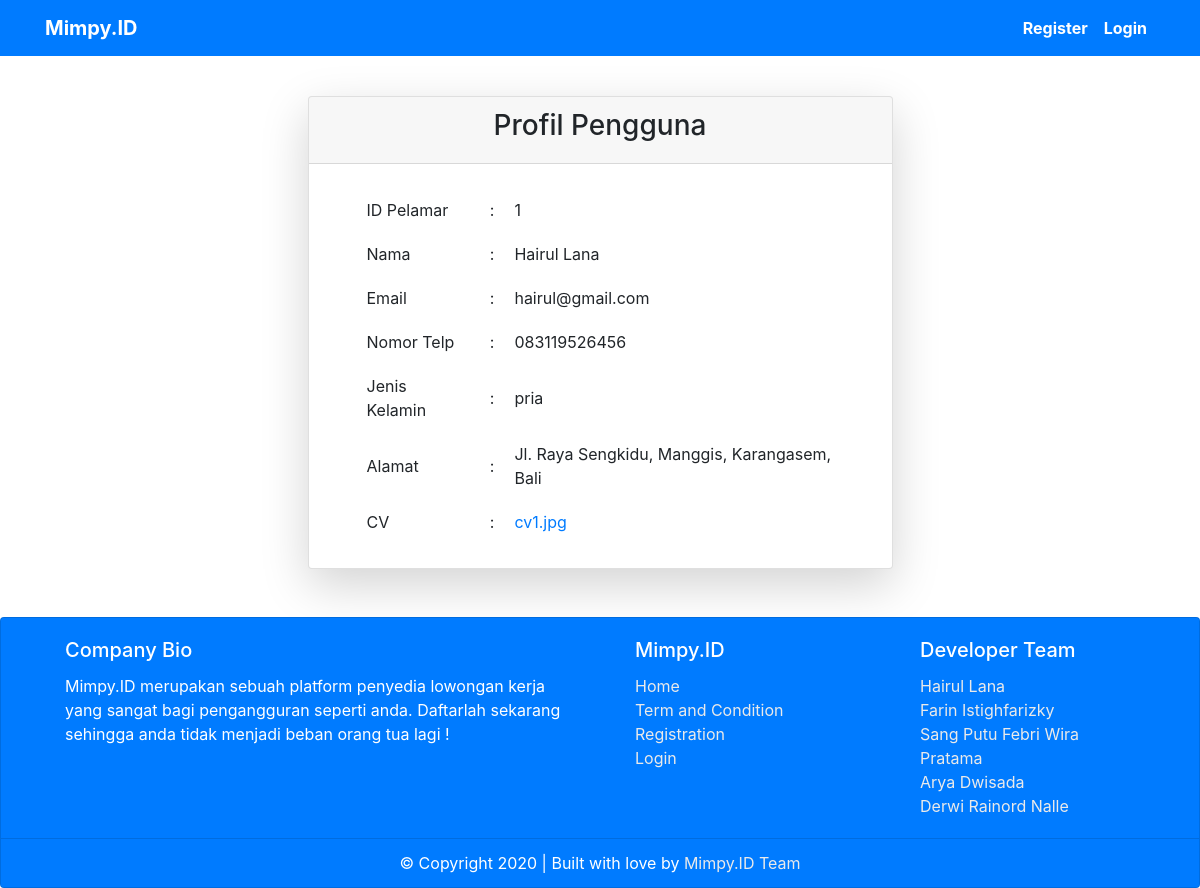
/pelamar.php?id=1, run on the app's committed database.
### tables this page shows
CREATE TABLE `pelamar` (
  `id` int(11) NOT NULL,
  `nama` varchar(50) NOT NULL,
  `email` varchar(50) NOT NULL,
  `telp` varchar(20) NOT NULL,
  `gender` varchar(10) NOT NULL,
  `alamat` varchar(100) NOT NULL,
  `cv` text NOT NULL,
  `password` varchar(255) NOT NULL
);

### pelamar.php (the view, shortened to what this page needs)
<?php
require "db.php";
$id = $_GET["id"];
$pelamar = mysqli_fetch_assoc(mysqli_query($db,"SELECT * from pelamar where id = $id"));
?>
<!DOCTYPE html>
<html lang="en">
<head>
    <?php require "headtags.php" ?>
</head>
<body>
    <?php require "navbar.php" ?>
    <div class="row">
        <div class="col-md-6 offset-md-3">
            <div class="card shadow-lg mt-5">
                <div class="card-header">
                    <h3 class="text-center">Profil Pengguna</h3>
                </div>
                <div class="card-body ml-4 p-4">
                    <table cellpadding=10px>
                        <tr>
                            <td>ID Pelamar</td>
                            <td>:</td>
                            <td><?= $pelamar["id"] ?></td>
                        </tr>
                        <tr>
                            <td>Nama</td>
                            <td>:</td>
                            <td><?= $pelamar["nama"] ?></td>
                        </tr>
                        <tr>
                            <td>Email</td>
                            <td>:</td>
                            <td><?= $pelamar["email"] ?></td>
                        </tr>
                        <tr>
                            <td>Nomor Telp</td>
                            <td>:</td>
                            <td><?= $pelamar["telp"] ?></td>
                        </tr>
                        <tr>
                            <td>Jenis Kelamin</td>
                            <td>:</td>
                            <td><?= $pelamar["gender"] ?></td>
                        </tr>
                        <tr>
                            <td>Alamat</td>
                            <td>:</td>
                            <td><?= $pelamar["alamat"] ?></td>
                        </tr>
                            <td>CV</td>
                            <td>:</td>
                            <td><a href="assets/cv/<?= $pelamar['cv'] ?>"><?= $pelamar['cv'] ?></a></td>
                    </table>
                </div>
            </div>
        </div>
    </div>
    <?php require "footer.php" ?>
</body>
</html>

### data on the page
pelamar: id "1", nama "Hairul Lana", email "hairul@gmail.com", telp "083119526456", gender "pria", alamat "Jl. Raya Sengkidu, Manggis, Karangasem, Bali", cv "cv1.jpg"
